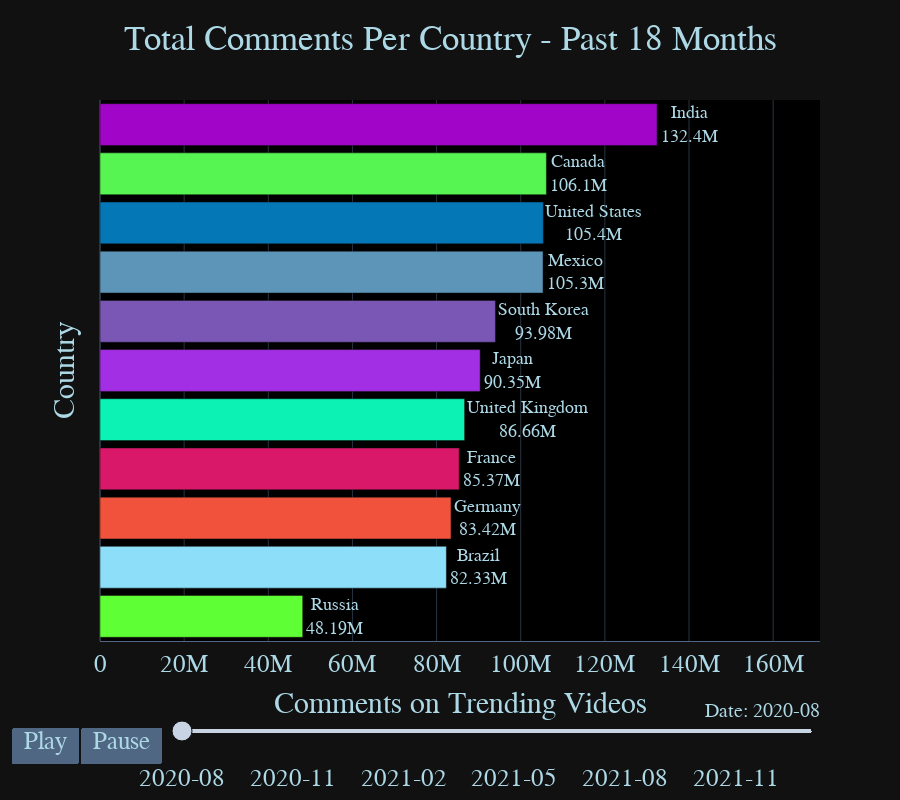

The notebook cell saved with this chart:
### Code cell
my_raceplot = racer(video_country, item_column= 'country', value_column='comment_count', time_column='trending_month')
my_raceplot.plot(title='Total Comments Per Country - Past 18 Months',
                 item_label = 'Country',
                 value_label = 'Comments on Trending Videos',
                 frame_duration = 1200,
                 date_format = '%B, %Y')

### Figure 1 — Plotly figure (JSON) as saved in the notebook; plotly's stock layout.template omitted (floating-point values rounded to 4 significant figures)
{"data": [{"cliponaxis": false, "hoverinfo": "all", "marker": {"color": ["rgb(95, 255, 53)", "rgb(141, 223, 249)", "rgb(240, 82, 59)", "rgb(217, 24, 105)", "rgb(12, 242, 180)", "rgb(162, 47, 227)", "rgb(122, 86, 181)", "rgb(93, 149, 184)", "rgb(4, 119, 183)", "rgb(87, 245, 82)", "rgb(161, 5, 199)"]}, "orientation": "h", "textangle": 0, "textposition": "outside", "texttemplate": "%{y}<br>%{x:.4s}", "type": "bar", "x": [48186697, 82325855, 83421534, 85367188, 86658839, 90353291, 93983313, 105298421, 105372725, 106102923, 132393751], "y": ["Russia", "Brazil", "Germany", "France", "United Kingdom", "Japan", "South Korea", "Mexico", "United States", "Canada", "India"]}], "layout": {"bargap": 0.15, "font": {"color": "lightblue", "family": "Courier New Bold", "size": 25}, "height": 800, "plot_bgcolor": "black", "sliders": [{"active": 0, "currentvalue": {"font": {"size": 20}, "prefix": "Date: ", "visible": true, "xanchor": "right"}, "len": 0.9, "pad": {"b": 10, "t": 50}, "steps": [{"args": [["2020-08"], {"frame": {"duration": 1200, "redraw": false}, "mode": "immediate", "transition": {"duration": 1200}}], "label": "2020-08", "method": "animate"}, {"args": [["2020-09"], {"frame": {"duration": 1200, "redraw": false}, "mode": "immediate", "transition": {"duration": 1200}}], "label": "2020-09", "method": "animate"}, {"args": [["2020-10"], {"frame": {"duration": 1200, "redraw": false}, "mode": "immediate", "transition": {"duration": 1200}}], "label": "2020-10", "method": "animate"}, {"args": [["2020-11"], {"frame": {"duration": 1200, "redraw": false}, "mode": "immediate", "transition": {"duration": 1200}}], "label": "2020-11", "method": "animate"}, {"args": [["2020-12"], {"frame": {"duration": 1200, "redraw": false}, "mode": "immediate", "transition": {"duration": 1200}}], "label": "2020-12", "method": "animate"}, {"args": [["2021-01"], {"frame": {"duration": 1200, "redraw": false}, "mode": "immediate", "transition": {"duration": 1200}}], "label": "2021-01", "method": "animate"}, {"args": [["2021-02"], {"frame": {"duration": 1200, "redraw": false}, "mode": "immediate", "transition": {"duration": 1200}}], "label": "2021-02", "method": "animate"}, {"args": [["2021-03"], {"frame": {"duration": 1200, "redraw": false}, "mode": "immediate", "transition": {"duration": 1200}}], "label": "2021-03", "method": "animate"}, {"args": [["2021-04"], {"frame": {"duration": 1200, "redraw": false}, "mode": "immediate", "transition": {"duration": 1200}}], "label": "2021-04", "method": "animate"}, {"args": [["2021-05"], {"frame": {"duration": 1200, "redraw": false}, "mode": "immediate", "transition": {"duration": 1200}}], "label": "2021-05", "method": "animate"}, {"args": [["2021-06"], {"frame": {"duration": 1200, "redraw": false}, "mode": "immediate", "transition": {"duration": 1200}}], "label": "2021-06", "method": "animate"}, {"args": [["2021-07"], {"frame": {"duration": 1200, "redraw": false}, "mode": "immediate", "transition": {"duration": 1200}}], "label": "2021-07", "method": "animate"}, {"args": [["2021-08"], {"frame": {"duration": 1200, "redraw": false}, "mode": "immediate", "transition": {"duration": 1200}}], "label": "2021-08", "method": "animate"}, {"args": [["2021-09"], {"frame": {"duration": 1200, "redraw": false}, "mode": "immediate", "transition": {"duration": 1200}}], "label": "2021-09", "method": "animate"}, {"args": [["2021-10"], {"frame": {"duration": 1200, "redraw": false}, "mode": "immediate", "transition": {"duration": 1200}}], "label": "2021-10", "method": "animate"}, {"args": [["2021-11"], {"frame": {"duration": 1200, "redraw": false}, "mode": "immediate", "transition": {"duration": 1200}}], "label": "2021-11", "method": "animate"}, {"args": [["2021-12"], {"frame": {"duration": 1200, "redraw": false}, "mode": "immediate", "transition": {"duration": 1200}}], "label": "2021-12", "method": "animate"}, {"args": [["2022-01"], {"frame": {"duration": 1200, "redraw": false}, "mode": "immediate", "transition": {"duration": 1200}}], "label": "2022-01", "method": "animate"}], "transition": {"duration": 300, "easing": "cubic-in-out"}, "x": 0.1, "xanchor": "left", "y": 0, "yanchor": "top"}], "title": {"font": {"color": "lightblue", "family": "Courier New Bold", "size": 35}, "text": "Total Comments Per Country - Past 18 Months", "x": 0.5}, "updatemenus": [{"buttons": [{"args": [null, {"frame": {"duration": 1200, "redraw": false}, "fromcurrent": true, "transition": {"duration": 1200, "easing": "quadratic-in-out"}}], "label": "Play", "method": "animate"}, {"args": [[null], {"frame": {"duration": 0, "redraw": false}, "mode": "immediate", "transition": {"duration": 0}}], "label": "Pause", "method": "animate"}], "direction": "left", "pad": {"r": 10, "t": 87}, "showactive": false, "type": "buttons", "x": 0.1, "xanchor": "right", "y": 0, "yanchor": "top"}], "xaxis": {"range": [0, 171133131], "showline": true, "showticklabels": true, "title": {"text": "Comments on Trending Videos"}, "visible": true}, "yaxis": {"showline": false, "showticklabels": false, "title": {"text": "Country"}, "visible": true}}}
